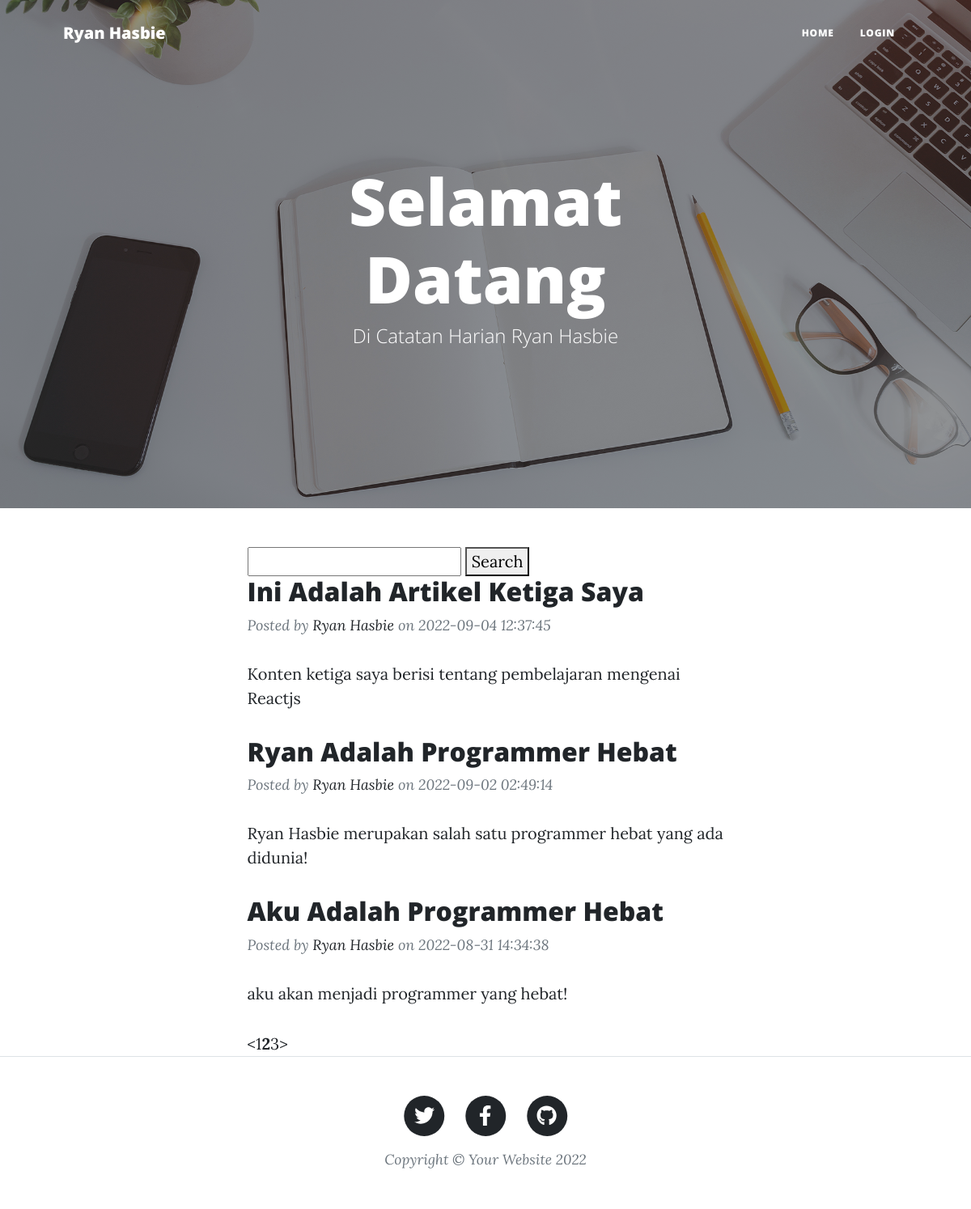
The page /index.php/blog/index/3 on the database its author committed.
### tables this page shows
CREATE TABLE `blog` (
  `id` int(11) NOT NULL,
  `judul` varchar(250) NOT NULL,
  `konten` text NOT NULL,
  `url` varchar(255) NOT NULL,
  `gambar` varchar(255) NOT NULL,
  `tanggal` timestamp NOT NULL DEFAULT current_timestamp() ON UPDATE current_timestamp()
);

### application/controllers/Blog.php (called while the page is built, shortened)
<?php
class Blog extends CI_Controller {
    public function __construct ()
    {
        $this->load->model('Blog_model');
        $this->load->library('session');
    }
    public function index ($offset = 0)
    {
        $this->load->library('pagination');
        $config['base_url']     = site_url('blog/index');
        $config['total_rows']   = $this->Blog_model->getTotalArtikel();
        $config['per_page']     = 3;
        $query = $this->Blog_model->getArtikel($config['per_page'], $offset);
        $data["blogs"] = $query->result_array();
        $this->load->view('blog', $data);
    }
}

### index.php (called while the page is built, shortened)
<?php
require_once BASEPATH.'core/CodeIgniter.php';

### application/config/config.php (called while the page is built, shortened)
<?php
$config['base_url'] = 'http://localhost/blogapp/';
$config['index_page'] = 'index.php';
$config['uri_protocol']	= 'REQUEST_URI';
$config['url_suffix'] = '';
$config['language']	= 'english';
$config['charset'] = 'UTF-8';
$config['enable_hooks'] = FALSE;
$config['subclass_prefix'] = 'MY_';
$config['composer_autoload'] = FALSE;
$config['permitted_uri_chars'] = 'a-z 0-9~%.:_\-';
$config['enable_query_strings'] = FALSE;
$config['controller_trigger'] = 'c';
$config['function_trigger'] = 'm';
$config['directory_trigger'] = 'd';
$config['allow_get_array'] = TRUE;
$config['log_threshold'] = 0;
$config['log_path'] = '';
$config['log_file_extension'] = '';
$config['log_file_permissions'] = 0644;
$config['log_date_format'] = 'Y-m-d H:i:s';
$config['error_views_path'] = '';
$config['cache_path'] = '';
$config['cache_query_string'] = FALSE;
$config['encryption_key'] = '';
$config['sess_driver'] = 'files';
$config['sess_cookie_name'] = 'ci_session';
$config['sess_samesite'] = 'Lax';
$config['sess_expiration'] = 7200;
$config['sess_save_path'] = NULL;
$config['sess_match_ip'] = FALSE;
$config['sess_time_to_update'] = 300;
$config['sess_regenerate_destroy'] = FALSE;
$config['cookie_prefix']	= '';
$config['cookie_domain']	= '';
$config['cookie_path']		= '/';
$config['cookie_secure']	= FALSE;
$config['cookie_httponly'] 	= FALSE;
$config['cookie_samesite'] 	= 'Lax';
$config['standardize_newlines'] = FALSE;
$config['global_xss_filtering'] = FALSE;
$config['csrf_protection'] = FALSE;
$config['csrf_token_name'] = 'csrf_test_name';
$config['csrf_cookie_name'] = 'csrf_cookie_name';
$config['csrf_expire'] = 7200;
$config['csrf_regenerate'] = TRUE;
$config['csrf_exclude_uris'] = array();
$config['compress_output'] = FALSE;
$config['time_reference'] = 'local';
$config['rewrite_short_tags'] = FALSE;
$config['proxy_ips'] = '';

### application/models/Blog_model.php (called while the page is built, shortened)
<?php
class Blog_model extends CI_Model {
    public function getArtikel ($limit, $offset) {
        $this->db->limit($limit,$offset);
        $this->db->order_by('tanggal','desc');
        return $this->db->get("blog");
    }
    public function getTotalArtikel () {
        return $this->db->count_all_results("blog");
    }
}

### application/views/blog.php (the view, shortened to what this page needs)
<header class="masthead" style="background-image: url('<?php echo base_url(); ?>assets/assets/img/home-bg.jpg')">
    <div class="container position-relative px-4 px-lg-5">
        <div class="row gx-4 gx-lg-5 justify-content-center">
            <div class="col-md-10 col-lg-8 col-xl-7">
                <div class="site-heading">
                    <h1>Selamat Datang</h1>
                    <span class="subheading">Di Catatan Harian Ryan Hasbie</span>
                </div>
            </div>
        </div>
    </div>
</header>
<div class="container px-4 px-lg-5">
    <div class="row gx-4 gx-lg-5 justify-content-center">
        <div class="col-md-10 col-lg-8 col-xl-7">
            <form>
                <input type="text" name="find">
                <button type="submit">Search</button>
            </form>
            <?php foreach ($blogs as $blog) : ?>
            <div class="post-preview">
                    <h2 class="post-title">
                        <a href="<?php echo site_url('blog/detail/'. $blog['url']);?>">
                            <?php echo $blog['judul'];?>
                        </a>
                    </h2>
                    <p class="post-meta">
                        Posted by
                        <a href="#!">Ryan Hasbie</a>
                        on <?php echo $blog['tanggal']; ?>
                    </p>
                    <p><?php echo $blog['konten']; ?></p>
            </div>
            <?php endforeach; ?>
            <?php  echo $this->pagination->create_links(); ?>
        </div>
    </div>
</div>

### rows shown on the page
blog: judul "Ini Adalah Artikel Ketiga Saya", tanggal "2022-09-04 12:37:45", konten "Konten ketiga saya berisi tentang pembelajaran mengenai Reactjs"
blog: judul "Ryan Adalah Programmer Hebat", tanggal "2022-09-02 02:49:14", konten "Ryan Hasbie merupakan salah satu programmer hebat yang ada didunia!"
blog: judul "Aku Adalah Programmer Hebat", tanggal "2022-08-31 14:34:38", konten "aku akan menjadi programmer yang hebat!"

### other values the page prints
$this->pagination->create_links() "< 1 2 3 >"
